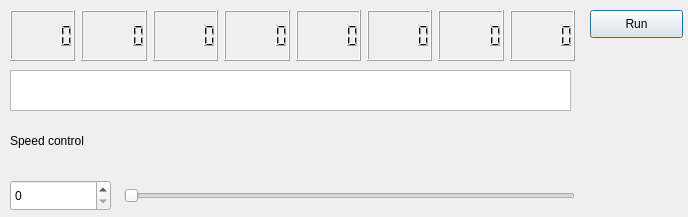
<?xml version="1.0" encoding="UTF-8"?>
<ui version="4.0">
 <class>Visualize</class>
 <widget class="QDialog" name="Visualize">
  <property name="geometry">
   <rect>
    <x>0</x>
    <y>0</y>
    <width>688</width>
    <height>217</height>
   </rect>
  </property>
  <property name="windowTitle">
   <string>Dialog</string>
  </property>
  <widget class="QWidget" name="layoutWidget">
   <property name="geometry">
    <rect>
     <x>10</x>
     <y>10</y>
     <width>565</width>
     <height>51</height>
    </rect>
   </property>
   <layout class="QGridLayout" name="gridLayout">
    <item row="0" column="0">
     <layout class="QHBoxLayout" name="horizontalLayout">
      <item>
       <widget class="QLCDNumber" name="cell1_2"/>
      </item>
      <item>
       <widget class="QLCDNumber" name="cell2_2"/>
      </item>
      <item>
       <widget class="QLCDNumber" name="cell3_2"/>
      </item>
      <item>
       <widget class="QLCDNumber" name="cell4"/>
      </item>
      <item>
       <widget class="QLCDNumber" name="cell5"/>
      </item>
      <item>
       <widget class="QLCDNumber" name="cell6">
        <property name="intValue" stdset="0">
         <number>0</number>
        </property>
       </widget>
      </item>
      <item>
       <widget class="QLCDNumber" name="cell7"/>
      </item>
      <item>
       <widget class="QLCDNumber" name="cell8"/>
      </item>
     </layout>
    </item>
   </layout>
  </widget>
  <widget class="QSlider" name="Slider">
   <property name="geometry">
    <rect>
     <x>124</x>
     <y>180</y>
     <width>451</width>
     <height>31</height>
    </rect>
   </property>
   <property name="sizePolicy">
    <sizepolicy hsizetype="Preferred" vsizetype="Fixed">
     <horstretch>0</horstretch>
     <verstretch>0</verstretch>
    </sizepolicy>
   </property>
   <property name="orientation">
    <enum>Qt::Horizontal</enum>
   </property>
  </widget>
  <widget class="QSpinBox" name="Box">
   <property name="geometry">
    <rect>
     <x>10</x>
     <y>180</y>
     <width>101</width>
     <height>31</height>
    </rect>
   </property>
  </widget>
  <widget class="QWidget" name="layoutWidget">
   <property name="geometry">
    <rect>
     <x>10</x>
     <y>120</y>
     <width>563</width>
     <height>41</height>
    </rect>
   </property>
   <layout class="QHBoxLayout" name="horizontalLayout_2">
    <item>
     <widget class="QLabel" name="label_1">
      <property name="styleSheet">
       <string notr="true"/>
      </property>
      <property name="text">
       <string>Speed control</string>
      </property>
     </widget>
    </item>
   </layout>
  </widget>
  <widget class="QTextBrowser" name="textBrowser">
   <property name="geometry">
    <rect>
     <x>10</x>
     <y>70</y>
     <width>561</width>
     <height>41</height>
    </rect>
   </property>
   <property name="sizePolicy">
    <sizepolicy hsizetype="Preferred" vsizetype="Preferred">
     <horstretch>0</horstretch>
     <verstretch>0</verstretch>
    </sizepolicy>
   </property>
  </widget>
  <widget class="QPushButton" name="pushButton">
   <property name="geometry">
    <rect>
     <x>590</x>
     <y>10</y>
     <width>93</width>
     <height>28</height>
    </rect>
   </property>
   <property name="text">
    <string>Run</string>
   </property>
  </widget>
 </widget>
 <resources/>
 <connections>
  <connection>
   <sender>cell1_2</sender>
   <signal>windowIconChanged(QIcon)</signal>
   <receiver>cell1_2</receiver>
   <slot>repaint()</slot>
   <hints>
    <hint type="sourcelabel">
     <x>74</x>
     <y>56</y>
    </hint>
    <hint type="destinationlabel">
     <x>93</x>
     <y>64</y>
    </hint>
   </hints>
  </connection>
 </connections>
</ui>
